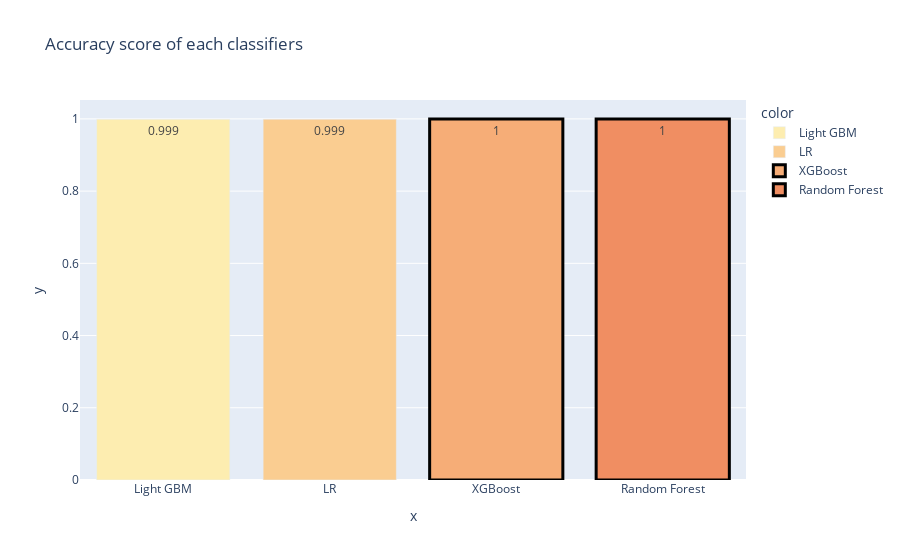

This figure's notebook cell:
### Code cell
fig = px_bar(list(accuracy_dict_sorted.keys()), list(accuracy_dict_sorted.values()), np.round(list(accuracy_dict_sorted.values()),3), 'Accuracy score of each classifiers', list(accuracy_dict_sorted.keys()), px.colors.sequential.matter)
for idx in [2,3]:
    fig.data[idx].marker.line.width = 3
    fig.data[idx].marker.line.color = "black"
fig.show()

### Figure 1 — Plotly figure (JSON) as saved in the notebook; plotly's stock layout.template omitted (floating-point values rounded to 4 significant figures)
{"data": [{"alignmentgroup": "True", "hovertemplate": "color=Light GBM<br>x=%{x}<br>y=%{y}<br>text=%{text}<extra></extra>", "legendgroup": "Light GBM", "marker": {"color": "rgb(253, 237, 176)", "pattern": {"shape": ""}}, "name": "Light GBM", "offsetgroup": "Light GBM", "orientation": "v", "showlegend": true, "text": [0.999], "textposition": "auto", "type": "bar", "x": ["Light GBM"], "xaxis": "x", "y": [0.9992], "yaxis": "y"}, {"alignmentgroup": "True", "hovertemplate": "color=LR<br>x=%{x}<br>y=%{y}<br>text=%{text}<extra></extra>", "legendgroup": "LR", "marker": {"color": "rgb(250, 205, 145)", "pattern": {"shape": ""}}, "name": "LR", "offsetgroup": "LR", "orientation": "v", "showlegend": true, "text": [0.999], "textposition": "auto", "type": "bar", "x": ["LR"], "xaxis": "x", "y": [0.9992], "yaxis": "y"}, {"alignmentgroup": "True", "hovertemplate": "color=XGBoost<br>x=%{x}<br>y=%{y}<br>text=%{text}<extra></extra>", "legendgroup": "XGBoost", "marker": {"color": "rgb(246, 173, 119)", "line": {"color": "black", "width": 3}, "pattern": {"shape": ""}}, "name": "XGBoost", "offsetgroup": "XGBoost", "orientation": "v", "showlegend": true, "text": [1], "textposition": "auto", "type": "bar", "x": ["XGBoost"], "xaxis": "x", "y": [0.9996], "yaxis": "y"}, {"alignmentgroup": "True", "hovertemplate": "color=Random Forest<br>x=%{x}<br>y=%{y}<br>text=%{text}<extra></extra>", "legendgroup": "Random Forest", "marker": {"color": "rgb(240, 142, 98)", "line": {"color": "black", "width": 3}, "pattern": {"shape": ""}}, "name": "Random Forest", "offsetgroup": "Random Forest", "orientation": "v", "showlegend": true, "text": [1], "textposition": "auto", "type": "bar", "x": ["Random Forest"], "xaxis": "x", "y": [0.9997], "yaxis": "y"}], "layout": {"barmode": "relative", "legend": {"title": {"text": "color"}, "tracegroupgap": 0}, "title": {"text": "Accuracy score of each classifiers"}, "xaxis": {"anchor": "y", "domain": [0, 1], "title": {"text": "x"}}, "yaxis": {"anchor": "x", "domain": [0, 1], "title": {"text": "y"}}}}
